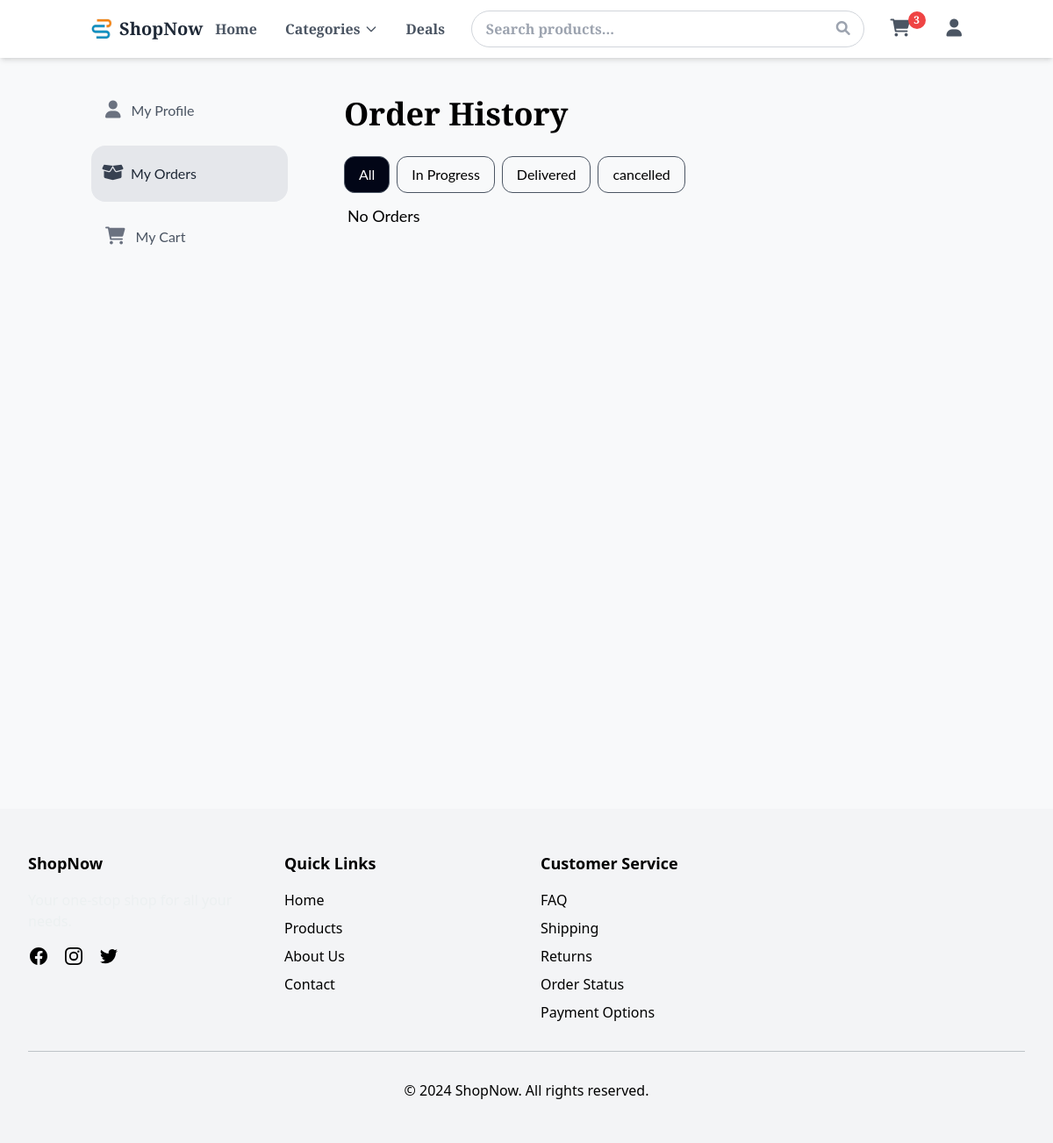
The app's page /orders/ (signed in), older data.
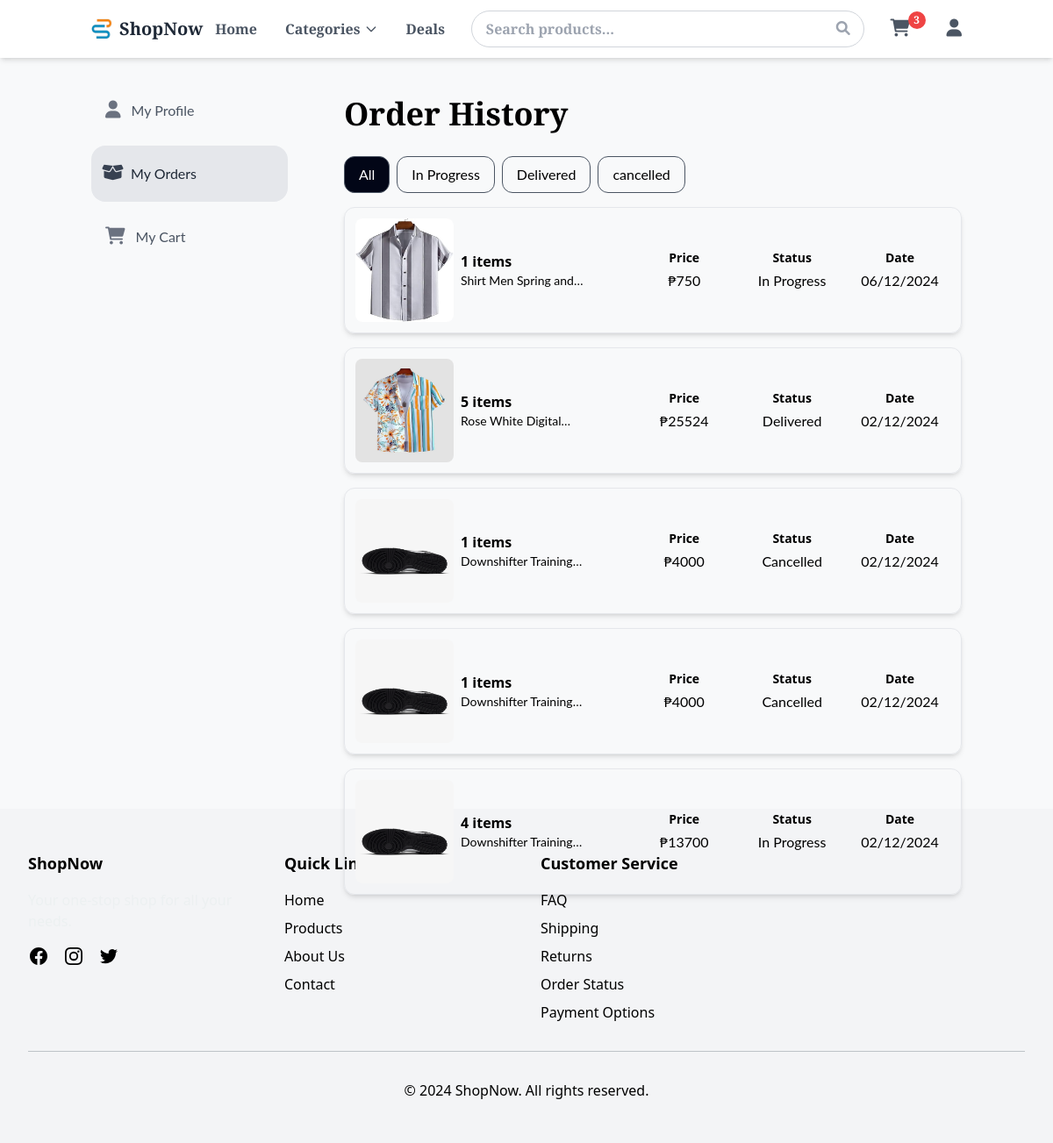
The same page, newer data.
### main/models.py (models this page shows, shortened)
class Transaction(models.Model):
    transaction_id = models.UUIDField(default=uuid.uuid4, editable=False, unique=True, primary_key=True)
    transaction_product = models.ForeignKey(Cart, on_delete=models.CASCADE)
    transaction_status = models.CharField(max_length=100, default='In Progress')
    transaction_owner = models.ForeignKey(User, on_delete=models.CASCADE)
    transaction_invoice = models.IntegerField(default=1)
    transaction_total_price = models.IntegerField()
    transaction_total_items = models.IntegerField()
    transaction_date = models.CharField(max_length=50)

class Cart(models.Model):
    cart_id = models.UUIDField(default=uuid.uuid4, editable=False, unique=True, primary_key=True)
    cart_product = models.ForeignKey(Products, on_delete=models.CASCADE)
    cart_product_size = models.CharField(max_length=100, null=True)
    cart_product_total_qt = models.IntegerField(null=True)
    cart_owner = models.ForeignKey(User, on_delete=models.CASCADE)
    cart_product_total_price = models.IntegerField(null=True)
    cart_checkout = models.BooleanField(default=False)
    cart_price = models.IntegerField(null=True)

class Products(models.Model):
    product_id = models.UUIDField(default=uuid.uuid4, primary_key=True, unique=True, editable=False)
    product_image = models.ImageField(upload_to='./main/static/img/project_img', default=None, null=True)
    product_name = models.CharField(max_length=100)
    product_price = models.IntegerField()
    product_type = models.CharField(max_length=80)
    product_size = models.CharField(max_length=50)
    product_details = models.TextField()
    product_rate = models.FloatField()
    product_total_sale = models.IntegerField()
    product_new_released = models.BooleanField()
    product_discount = models.IntegerField()
    product_search_key = models.TextField()
    product_current_price = models.IntegerField()
    product_stripe_id = models.CharField(max_length=200, null=True)
    product_total_review = models.IntegerField(null=True)
    product_id_stripe = models.CharField(max_length=200, null=True)

### main/views.py (the view)
# urls.py: path('orders/', views.order, name='orders'),
def order(request, status='all'):
    if request.user.is_authenticated:
        orders = models.Transaction.objects.filter(transaction_owner = request.user).order_by('-transaction_invoice').values('transaction_invoice').distinct()[:5]
        if status != 'all':
            orders = models.Transaction.objects.filter(transaction_owner = request.user, transaction_status = status ).order_by('-transaction_invoice').values('transaction_invoice').distinct()[:5]
        order_list = []
        try:
            for order in orders:
                item = models.Transaction.objects.filter(
                    transaction_owner = request.user,
                    transaction_invoice = order['transaction_invoice']
                )
                order_list.append(item[0])
        except:
            print('Error')
        return render(request, 'main/views/my_purchases.html', {'orders' : order_list, 'location' : status})
    return redirect('sign-in', current_location=request.path)

### main/templates/main/views/my_purchases.html (shortened to what this page needs)
{% extends 'main/parts/base.html' %}
{% load static %}
{% block content %}
    <div class="h-screen mx-auto container px-1 md:px-4 md:mt-7">
        <div class="w-full flex">
            <div class="flex-col space-y-3  md:block hidden">
                <a href="{% url 'profile' %}" class="font-lato ">
                    <div class="w-56 h-16 flex rounded-2xl hover:bg-gray-100 ">
                        <div class="my-auto pl-4 text-gray-600 ">
                            <i class="fas fa-user text-gray-500 text-xl mr-2"></i>
                            My Profile
                        </div>
                    </div>
                </a>
                <a href="#" class="font-lato ">
                    <div class="w-56 h-16 flex bg-gray-200 rounded-2xl mt-2">
                        <div class="my-auto  pl-3 text-gray-800">
                            <i class="fas fa-box-open text-gray-700 text-xl mr-1"></i>
                            My Orders
                        </div>
                    </div>
                </a>
                <a href="{% url 'cart' %}" class="font-lato ">
                    <div class="w-56 h-16 flex rounded-2xl mt-2 hover:bg-gray-100">
                        <div class="my-auto  pl-4 text-gray-600">
                            <i class="fas fa-shopping-cart text-gray-500 text-xl mr-2"></i>
                            My Cart
                        </div>
                    </div>
                </a>
            </div>
            <div class="w-full h-screen md:ml-16 flex-col mt-4">
                <h1 class="font-play-fair text-4xl font-bold">Order History</h1>
                <div class="flex font-lato space-x-2 md:space-y-0 flex-wrap flex-1 mt-7">
                    <a href="/orders" class="px-4 py-2 border rounded-xl
                    {% if location == 'all' %}bg-slate-950 text-white {% else %} text-black hover:bg-gray-200  {% endif %}border-gray-600">
                    All</a>
                    <a href="/orders/In Progress" class="px-4 py-2 border rounded-xl border-gray-600 {% if location == 'In Progress' %}bg-slate-950 text-white {% else %} text-black hover:bg-gray-200  {% endif %}">
                    In Progress</a>
                    <a href="/orders/Delivered" class="px-4 py-2 border rounded-xl border-gray-600 {% if location == 'Delivered' %}bg-slate-950 text-white {% else %} text-black hover:bg-gray-200  {% endif %}">
                        Delivered</a>
                    <a href="/orders/Cancelled" class="px-4 py-2 border rounded-xl border-gray-600 {% if location == 'Cancelled' %}bg-slate-950 text-white {% else %} text-black hover:bg-gray-200  {% endif %}">
                        cancelled</a>
                </div>
                <div class="w-full mt-3 space-y-4 relative">
                    {% if orders %}
                        {% for item in orders %}
                            <a class="hover:cursor-pointer" onclick="show_products(this)" id="{{ item.transaction_invoice }}">
                                <div class="w-full h-36 shadow-md border rounded-xl px-3 py-3 mt-4 relative flex">
                                    <img src="{{ item.transaction_product.cart_product.product_image.url }}" class="h-full w-28 min-w-28 rounded-lg" alt="">
                                    <div class="flex flex-col justify-center w-72 mr-7 ml-2">
                                        <h1 class=" font-bold text-md">{{ item.transaction_total_items }} items</h1>
                                        <h1 class="text-sm font-lato line-clamp-1">
                                            {{ item.transaction_product.cart_product.product_name }}
                                        </h1>
                                    </div>
                                    <div class="md:ml-4 flex flex-col justify-center w-full">
                                        <div class="grid grid-cols-1 md:grid-cols-2 lg:grid-cols-3 gap-2 text-center">
                                            <div>
                                                <h2 class="font-bold text-sm mb-1">Price</h2>
                                                <p class="font-lato text-md">₱{{ item.transaction_total_price }}</p>
                                            </div>
                                            <div>
                                                <h2 class="font-bold text-sm mb-1">Status</h2>
                                                <p class="font-lato text-md">{{ item.transaction_status }}</p>
                                            </div>
                                            <div>
                                                <h2 class="font-bold text-sm mb-1">Date</h2>
                                                <p class="font-lato text-md">{{ item.transaction_date }}</p>
                                            </div>
                                        </div>
                                    </div>
                                </div>
                            </a>
                        {% endfor %}
                    {% else %}
                            <h1 class="font-lato text-lg ml-1">No Orders</h1>
                    {% endif %}
                </div>
            </div>
        </div>
    </div>
{% endblock %}

### main/templates/main/parts/base.html (shortened to what this page needs)
{% load static %}
<!DOCTYPE html>
<html lang="en">
<head>
    <link rel="stylesheet" href="{% static 'css/style.css' %}">
    <link href="https://cdnjs.cloudflare.com/ajax/libs/font-awesome/6.0.0-beta3/css/all.min.css" rel="stylesheet">
</head>
<body class="bg-background">
    <header class="bg-white shadow-md font-play-fair font-semibold md:sticky top-0 z-50 ">
        <div class="container mx-auto px-4 py-3 flex items-center justify-between">
            <a href="{% url 'store' %}" class="flex items-center">
                <img src="{% static 'image/logo.png' %}" alt="Logo" class="h-6 w-6 mr-2">
                <span class="text-xl font-bold text-gray-800">ShopNow</span>
            </a>
            <nav class="hidden md:flex space-x-8">
                <a href="{% url 'store' %}" class="text-gray-600 hover:text-gray-900">Home</a>
                <div class="relative group" id="categoriesDropdown">
                    <a href="#" class="text-gray-600 hover:text-gray-900 flex items-center">
                        Categories
                        <svg class="w-4 h-4 ml-1" fill="none" stroke="currentColor" viewBox="0 0 24 24" xmlns="http://www.w3.org/2000/svg">
                            <path stroke-linecap="round" stroke-linejoin="round" stroke-width="2" d="M19 9l-7 7-7-7"></path>
                        </svg>
                    </a>
                </div>
                <a href="/products/deals" class="text-gray-600 hover:text-gray-900">Deals</a>
            </nav>
            <form class="hidden md:block flex-grow max-w-md mx-4" onsubmit="search_product(event)">
                <div class="relative">
                    <input id="search" type="text" placeholder="Search products..." value="" class="w-full px-4 py-2 rounded-full border border-gray-300 focus:outline-none focus:ring-2 focus:ring-blue-500">
                    <button type="submit" class="absolute right-0 top-0 mt-2 mr-4">
                        <i class="fas fa-search text-gray-400"></i>
                    </button>
                </div>
            </form>
            <div class="flex items-center space-x-4">
                {% if request.user.is_authenticated %}
                    <a href="{% url 'cart' %}" class="text-gray-600 hover:text-gray-900 mr-2">
                        <div class="relative inline-block">
                            <i class="fas fa-shopping-cart h-full w-10 text-xl"></i>
                            <span id="cart-notif" class="absolute -top-2 right-0 bg-red-500 text-white text-xs font-bold rounded-full h-5 w-5 flex items-center justify-center">
                                3
                            </span>
                        </div>
                    </a>
                    <div class="relative inline-block text-left">
                        <button id="userMenuButton" class="text-gray-600 hover:text-gray-900">
                            <i class="fas fa-user text-xl"></i>
                        </button>
                    </div>
                {% endif %}
            </div>
        </div>
    </header>
    {% block content %}
    {% endblock %}
    <footer class="bg-gray-100 text-background mt-7">
        <div class="max-w-7xl mx-auto px-4 sm:px-6 lg:px-8 py-12">
            <div class="grid grid-cols-1 md:grid-cols-4 gap-8">
                <div>
                    <h3 class="text-lg font-semibold mb-4 text-black">ShopNow</h3>
                    <p class="text-light-silver mb-4">Your one-stop shop for all your needs.</p>
                    <div class="flex space-x-4">
                        <a href="#" class="text-black hover:text-accent">
                        </a>
                        <a href="#" class="text-black hover:text-accent">
                        </a>
                        <a href="#" class="text-black hover:text-accent">
                        </a>
                    </div>
                </div>
                <div>
                    <h3 class="text-lg font-semibold mb-4 text-black">Quick Links</h3>
                    <ul class="space-y-2">
                        <li><a href="#" class="text-black hover:text-accent">Home</a></li>
                        <li><a href="#" class="text-black hover:text-accent">Products</a></li>
                        <li><a href="#" class="text-black hover:text-accent">About Us</a></li>
                        <li><a href="#" class="text-black hover:text-accent">Contact</a></li>
                    </ul>
                </div>
                <div>
                    <h3 class="text-lg font-semibold mb-4 text-black">Customer Service</h3>
                    <ul class="space-y-2">
                        <li><a href="#" class="text-black hover:text-accent">FAQ</a></li>
                        <li><a href="#" class="text-black hover:text-accent">Shipping</a></li>
                        <li><a href="#" class="text-black hover:text-accent">Returns</a></li>
                        <li><a href="#" class="text-black hover:text-accent">Order Status</a></li>
                        <li><a href="#" class="text-black hover:text-accent">Payment Options</a></li>
                    </ul>
                </div>
            </div>
            <div class="mt-8 pt-8 border-t border-border text-center text-black">
                <p>&copy; 2024 ShopNow. All rights reserved.</p>
            </div>
        </div>
    </footer>
</body>
</html>

Row changes from the older to the newer data that the page shows:
added Transaction: transaction_product.cart_product.product_image (picture), transaction_total_items "1", transaction_product.cart_product.product_name "Shirt Men Spring…", transaction_total_price "750", transaction_status "In Progress", transaction_date "06/12/2024"
added Transaction: transaction_product.cart_product.product_image (picture), transaction_total_items "5", transaction_product.cart_product.product_name "Rose White…", transaction_total_price "25524", transaction_status "Delivered", transaction_date "02/12/2024"
added Transaction: transaction_product.cart_product.product_image (picture), transaction_total_items "1", transaction_product.cart_product.product_name "Downshifter…", transaction_total_price "4000", transaction_status "Cancelled", transaction_date "02/12/2024"
added Transaction: transaction_product.cart_product.product_image (picture), transaction_total_items "1", transaction_product.cart_product.product_name "Downshifter…", transaction_total_price "4000", transaction_status "Cancelled", transaction_date "02/12/2024"
added Transaction: transaction_product.cart_product.product_image (picture), transaction_total_items "4", transaction_product.cart_product.product_name "Downshifter…", transaction_total_price "13700", transaction_status "In Progress", transaction_date "02/12/2024"
Text that changed along with them:
text no longer shown: "No Orders"
